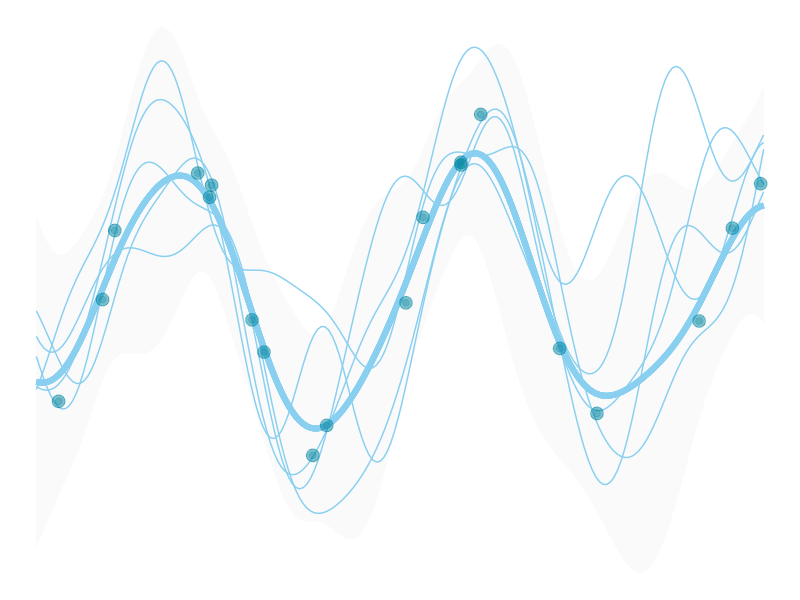

Recreate this plot in R.
## ---- chunk 1
knitr::opts_chunk$set(
  echo = FALSE,
  dev.args = list(bg = 'transparent'),
  # dev='svglite',
  # fig.align='center',
  #out.width='75%', fig.asp=.75,
  cache.rebuild = F,
  cache = F
)
library(tidyverse)
## ---- chunk 2
library(tidyverse)
l = 1            # for l, sigma_f, sigma_n, see note at covariance function
sigma_f = 1      
sigma_n = .25 
k_eps   = 1e-8   # see note at Kstarstar
n_prior = 5      # number of prior draws
n_post_pred = 5  # number of posterior predictive draws
X_train = 15 * (runif(20) - .5)  
n_train = length(X_train)
# kept sine function for comparison to noise free result
y_train = sin(X_train) + rnorm(n = n_train, sd = .1)  
X_test = seq(-7.5, 7.5, length = 200)
n_test = length(X_test)
gp_mu <- function(x) {
  map_dbl(x, function(x) x = 0)
}
gp_K <- function(
  x,
  y = NULL,
  l = 1,
  sigma_f = 1,
  sigma_n = .5
  ) {
  
  if(!is.null(y)){
    sigma_f * exp( -(1/(2 * l^2)) * as.matrix(dist(x, upper = TRUE, diag = TRUE) ^ 2) ) +
      sigma_n*diag(length(x))    
  }
  else{
    sigma_f * exp( -(1/(2 * l^2)) * as.matrix(dist(x, upper = TRUE, diag = TRUE) ^ 2) )
  }  
}
Ky = gp_K(
  x = X_train,
  y = y_train,
  l = l,
  sigma_f = sigma_f,
  sigma_n = sigma_n
)
# initial matrix
K_ = gp_K(
  c(X_train, X_test),
  l = l,
  sigma_f = sigma_f,
  sigma_n = sigma_n
)
Kstar  = K_[1:n_train, (n_train+1):ncol(K_)]                    # dim = N x N*
tKstar = t(Kstar)                                               # dim = N* x N
Kstarstar = K_[(n_train+1):nrow(K_), (n_train+1):ncol(K_)] +    # dim = N* x N*
  k_eps*diag(n_test)      # the k_eps part is for positive definiteness
Kyinv = solve(Ky)
post_mu = gp_mu(X_test) + tKstar %*% Kyinv %*% (y_train - gp_mu(X_train))
post_K  = Kstarstar - tKstar %*% Kyinv %*% Kstar
s2 = diag(post_K)
y_pp = data.frame(t(MASS::mvrnorm(n_post_pred, mu = post_mu, Sigma = post_K)))
pp_data = data.frame(
  x = X_test,
  y = y_pp,
  fmean = post_mu, 
  se_lower = post_mu - 2 * sqrt(s2),
  se_upper = post_mu + 2 * sqrt(s2)
) %>% 
  pivot_longer(starts_with('y'), names_to = 'variable')
gdat = data.frame(
  x = X_test,
  y = y_pp,
  fmean = post_mu,
  se_lower = post_mu - 2 * sqrt(s2),
  se_upper = post_mu + 2 * sqrt(s2)
) %>%
  gather(key = variable,
         value = value,
         -x,
         -fmean,
         -se_lower,
         -se_upper)
ggplot(aes(x = x, y = value), data = gdat) +
  geom_ribbon(aes(ymin = se_lower, ymax = se_upper, group = variable),
              fill = 'gray98') +
  geom_line(aes(group = variable), color = '#89cff0') +
  geom_line(aes(group = variable, y = fmean),
            color = '#89cff0',
            size = 2) +
  geom_point(
    aes(x = X_train, y = y_train),
    size = 4,
    color = '#0085a1',
    alpha = .5,
    data = data.frame(X_train, y_train)
  ) +
  geom_point(
    aes(x = X_train, y = y_train),
    size = 2,
    color = '#0085a1',
    alpha = .25,
    data = data.frame(X_train, y_train)
  ) +
  theme_void()
